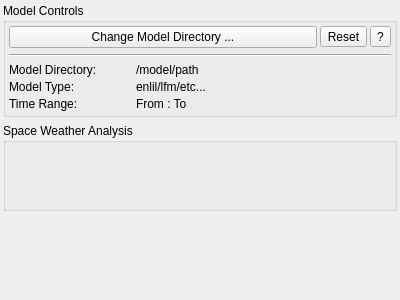
<?xml version="1.0" encoding="UTF-8"?>
<ui version="4.0">
 <class>SwFTdockPanel</class>
 <widget class="QWidget" name="SwFTdockPanel">
  <property name="geometry">
   <rect>
    <x>0</x>
    <y>0</y>
    <width>400</width>
    <height>300</height>
   </rect>
  </property>
  <property name="windowTitle">
   <string>Form</string>
  </property>
  <layout class="QGridLayout" name="gridLayout">
   <property name="leftMargin">
    <number>3</number>
   </property>
   <property name="topMargin">
    <number>3</number>
   </property>
   <property name="rightMargin">
    <number>3</number>
   </property>
   <property name="bottomMargin">
    <number>3</number>
   </property>
   <item row="0" column="0">
    <widget class="QGroupBox" name="modelControl">
     <property name="title">
      <string>Model Controls</string>
     </property>
     <layout class="QGridLayout" name="gridLayout_2">
      <property name="leftMargin">
       <number>3</number>
      </property>
      <property name="topMargin">
       <number>3</number>
      </property>
      <property name="rightMargin">
       <number>3</number>
      </property>
      <property name="bottomMargin">
       <number>3</number>
      </property>
      <property name="verticalSpacing">
       <number>6</number>
      </property>
      <item row="1" column="0">
       <widget class="QWidget" name="buttons" native="true">
        <layout class="QGridLayout" name="gridLayout_4">
         <property name="leftMargin">
          <number>0</number>
         </property>
         <property name="topMargin">
          <number>0</number>
         </property>
         <property name="rightMargin">
          <number>0</number>
         </property>
         <property name="bottomMargin">
          <number>0</number>
         </property>
         <property name="spacing">
          <number>3</number>
         </property>
         <item row="0" column="1">
          <widget class="QToolButton" name="resetButton">
           <property name="text">
            <string>Reset</string>
           </property>
          </widget>
         </item>
         <item row="0" column="0">
          <widget class="QPushButton" name="loadModel">
           <property name="text">
            <string>Change Model Directory ...</string>
           </property>
          </widget>
         </item>
         <item row="0" column="2">
          <widget class="QToolButton" name="helpButton">
           <property name="text">
            <string>?</string>
           </property>
          </widget>
         </item>
        </layout>
       </widget>
      </item>
      <item row="3" column="0">
       <widget class="QWidget" name="modelStats" native="true">
        <layout class="QGridLayout" name="gridLayout_5">
         <property name="leftMargin">
          <number>0</number>
         </property>
         <property name="topMargin">
          <number>0</number>
         </property>
         <property name="rightMargin">
          <number>0</number>
         </property>
         <property name="bottomMargin">
          <number>0</number>
         </property>
         <property name="spacing">
          <number>3</number>
         </property>
         <item row="0" column="0">
          <widget class="QLabel" name="dirLabel">
           <property name="enabled">
            <bool>true</bool>
           </property>
           <property name="sizePolicy">
            <sizepolicy hsizetype="Minimum" vsizetype="Preferred">
             <horstretch>0</horstretch>
             <verstretch>0</verstretch>
            </sizepolicy>
           </property>
           <property name="maximumSize">
            <size>
             <width>124</width>
             <height>16777215</height>
            </size>
           </property>
           <property name="text">
            <string>Model Directory:</string>
           </property>
          </widget>
         </item>
         <item row="0" column="1">
          <widget class="QLabel" name="dir">
           <property name="text">
            <string>/model/path</string>
           </property>
          </widget>
         </item>
         <item row="1" column="0">
          <widget class="QLabel" name="modelTypeLabel">
           <property name="maximumSize">
            <size>
             <width>124</width>
             <height>16777215</height>
            </size>
           </property>
           <property name="text">
            <string>Model Type: </string>
           </property>
          </widget>
         </item>
         <item row="2" column="0">
          <widget class="QLabel" name="label">
           <property name="maximumSize">
            <size>
             <width>124</width>
             <height>16777215</height>
            </size>
           </property>
           <property name="text">
            <string>Time Range:</string>
           </property>
          </widget>
         </item>
         <item row="1" column="1">
          <widget class="QLabel" name="modelType">
           <property name="text">
            <string>enlil/lfm/etc...</string>
           </property>
          </widget>
         </item>
         <item row="2" column="1">
          <widget class="QLabel" name="label_2">
           <property name="text">
            <string>From : To</string>
           </property>
          </widget>
         </item>
        </layout>
       </widget>
      </item>
      <item row="2" column="0">
       <widget class="Line" name="line">
        <property name="orientation">
         <enum>Qt::Horizontal</enum>
        </property>
       </widget>
      </item>
     </layout>
    </widget>
   </item>
   <item row="2" column="0">
    <widget class="QGroupBox" name="spaceWeatherControls">
     <property name="title">
      <string>Space Weather Analysis</string>
     </property>
     <layout class="QGridLayout" name="gridLayout_3">
      <item row="1" column="0">
       <spacer name="verticalSpacer_2">
        <property name="orientation">
         <enum>Qt::Vertical</enum>
        </property>
        <property name="sizeHint" stdset="0">
         <size>
          <width>20</width>
          <height>47</height>
         </size>
        </property>
       </spacer>
      </item>
      <item row="0" column="0">
       <widget class="gkSwftControlWidget" name="widget" native="true"/>
      </item>
     </layout>
    </widget>
   </item>
   <item row="3" column="0">
    <spacer name="verticalSpacer">
     <property name="orientation">
      <enum>Qt::Vertical</enum>
     </property>
     <property name="sizeHint" stdset="0">
      <size>
       <width>20</width>
       <height>40</height>
      </size>
     </property>
    </spacer>
   </item>
  </layout>
 </widget>
 <customwidgets>
  <customwidget>
   <class>gkSwftControlWidget</class>
   <extends>QWidget</extends>
   <header location="global">gkSwftControlWidget.h</header>
   <container>1</container>
  </customwidget>
 </customwidgets>
 <resources/>
 <connections/>
</ui>
